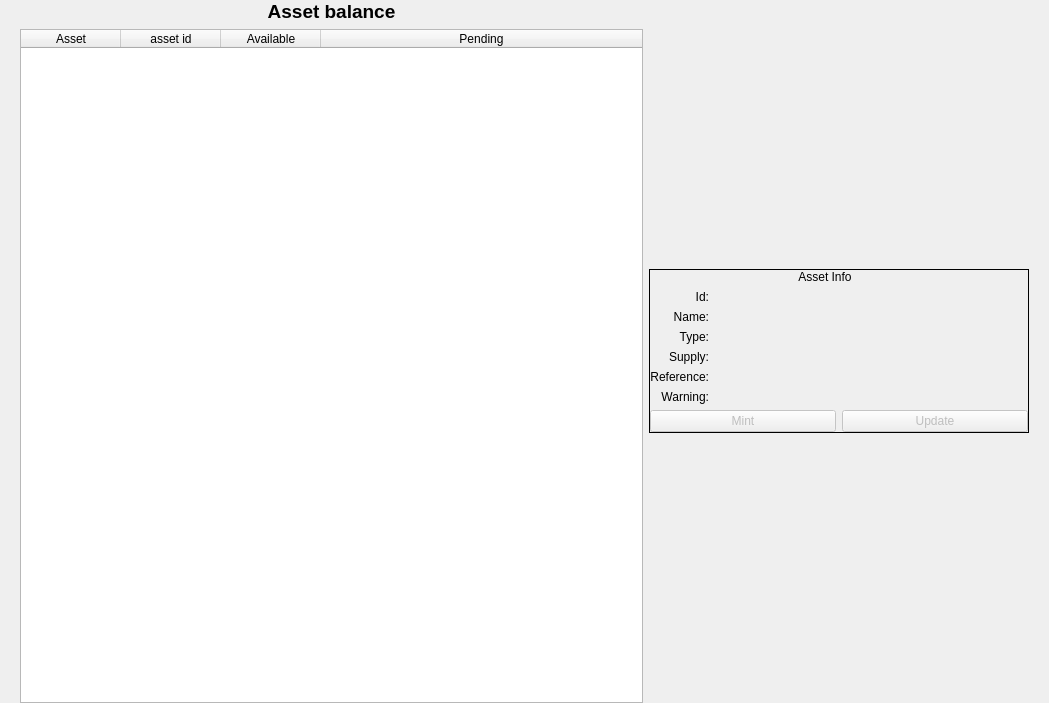
<?xml version="1.0" encoding="UTF-8"?>
<ui version="4.0">
 <class>AssetsDialog</class>
 <widget class="QWidget" name="AssetsDialog">
  <property name="geometry">
   <rect>
    <x>0</x>
    <y>0</y>
    <width>1049</width>
    <height>703</height>
   </rect>
  </property>
  <property name="windowTitle">
   <string>Form</string>
  </property>
  <layout class="QVBoxLayout" name="topLayout">
   <property name="leftMargin">
    <number>20</number>
   </property>
   <property name="topMargin">
    <number>0</number>
   </property>
   <property name="rightMargin">
    <number>20</number>
   </property>
   <property name="bottomMargin">
    <number>0</number>
   </property>
   <item>
    <layout class="QVBoxLayout" name="verticalLayout">
     <property name="bottomMargin">
      <number>0</number>
     </property>
     <item>
      <layout class="QGridLayout" name="gridLayout_3">
       <item row="1" column="0">
        <layout class="QHBoxLayout" name="horizontalLayout_2">
         <item>
          <layout class="QVBoxLayout" name="verticalLayout_4">
           <item>
            <spacer name="horizontalSpacer_2">
             <property name="orientation">
              <enum>Qt::Horizontal</enum>
             </property>
             <property name="sizeHint" stdset="0">
              <size>
               <width>40</width>
               <height>0</height>
              </size>
             </property>
            </spacer>
           </item>
           <item>
            <widget class="QLabel" name="label_filter_2">
             <property name="font">
              <font>
               <pointsize>14</pointsize>
               <bold>true</bold>
              </font>
             </property>
             <property name="text">
              <string>Asset balance</string>
             </property>
             <property name="alignment">
              <set>Qt::AlignCenter</set>
             </property>
            </widget>
           </item>
           <item>
            <widget class="QTableWidget" name="tableWidgetAssets">
             <property name="sizePolicy">
              <sizepolicy hsizetype="Expanding" vsizetype="Expanding">
               <horstretch>0</horstretch>
               <verstretch>0</verstretch>
              </sizepolicy>
             </property>
             <property name="editTriggers">
              <set>QAbstractItemView::NoEditTriggers</set>
             </property>
             <property name="alternatingRowColors">
              <bool>true</bool>
             </property>
             <property name="selectionMode">
              <enum>QAbstractItemView::SingleSelection</enum>
             </property>
             <property name="selectionBehavior">
              <enum>QAbstractItemView::SelectRows</enum>
             </property>
             <property name="sortingEnabled">
              <bool>true</bool>
             </property>
             <attribute name="horizontalHeaderStretchLastSection">
              <bool>true</bool>
             </attribute>
             <attribute name="verticalHeaderVisible">
              <bool>false</bool>
             </attribute>
             <column>
              <property name="text">
               <string>Asset</string>
              </property>
             </column>
             <column>
              <property name="text">
               <string>asset id</string>
              </property>
             </column>
             <column>
              <property name="text">
               <string>Available</string>
              </property>
             </column>
             <column>
              <property name="text">
               <string>Pending</string>
              </property>
             </column>
            </widget>
           </item>
          </layout>
         </item>
         <item>
          <layout class="QVBoxLayout" name="verticalLayout_5">
           <item>
            <widget class="QFrame" name="detailframe">
             <property name="enabled">
              <bool>true</bool>
             </property>
             <property name="sizePolicy">
              <sizepolicy hsizetype="Maximum" vsizetype="Maximum">
               <horstretch>0</horstretch>
               <verstretch>0</verstretch>
              </sizepolicy>
             </property>
             <property name="minimumSize">
              <size>
               <width>380</width>
               <height>0</height>
              </size>
             </property>
             <property name="maximumSize">
              <size>
               <width>16777215</width>
               <height>16777215</height>
              </size>
             </property>
             <property name="frameShape">
              <enum>QFrame::Panel</enum>
             </property>
             <layout class="QGridLayout" name="gridLayout_2">
              <property name="leftMargin">
               <number>0</number>
              </property>
              <property name="topMargin">
               <number>0</number>
              </property>
              <property name="rightMargin">
               <number>0</number>
              </property>
              <property name="bottomMargin">
               <number>0</number>
              </property>
              <item row="0" column="0">
               <layout class="QVBoxLayout" name="verticalLayout_6" stretch="0,0,0">
                <item>
                 <widget class="QLabel" name="assetinfolabel">
                  <property name="maximumSize">
                   <size>
                    <width>350</width>
                    <height>16777215</height>
                   </size>
                  </property>
                  <property name="text">
                   <string>Asset Info</string>
                  </property>
                  <property name="alignment">
                   <set>Qt::AlignCenter</set>
                  </property>
                 </widget>
                </item>
                <item>
                 <layout class="QGridLayout" name="gridLayout">
                  <item row="5" column="0">
                   <widget class="QLabel" name="errorLabel">
                    <property name="text">
                     <string>Warning:</string>
                    </property>
                    <property name="alignment">
                     <set>Qt::AlignRight|Qt::AlignTrailing|Qt::AlignVCenter</set>
                    </property>
                   </widget>
                  </item>
                  <item row="0" column="0">
                   <widget class="QLabel" name="label_6">
                    <property name="text">
                     <string>Id:</string>
                    </property>
                    <property name="alignment">
                     <set>Qt::AlignRight|Qt::AlignTrailing|Qt::AlignVCenter</set>
                    </property>
                   </widget>
                  </item>
                  <item row="3" column="1">
                   <widget class="QLabel" name="supplyTextLabel">
                    <property name="text">
                     <string notr="true"/>
                    </property>
                    <property name="alignment">
                     <set>Qt::AlignCenter</set>
                    </property>
                   </widget>
                  </item>
                  <item row="5" column="1">
                   <layout class="QHBoxLayout" name="horizontalLayout_3">
                    <item>
                     <widget class="QLabel" name="errorTextLabel">
                      <property name="text">
                       <string/>
                      </property>
                      <property name="alignment">
                       <set>Qt::AlignCenter</set>
                      </property>
                     </widget>
                    </item>
                   </layout>
                  </item>
                  <item row="3" column="0">
                   <widget class="QLabel" name="label_5">
                    <property name="text">
                     <string>Supply:</string>
                    </property>
                    <property name="alignment">
                     <set>Qt::AlignRight|Qt::AlignTrailing|Qt::AlignVCenter</set>
                    </property>
                   </widget>
                  </item>
                  <item row="1" column="0">
                   <widget class="QLabel" name="label_4">
                    <property name="text">
                     <string>Name:</string>
                    </property>
                    <property name="alignment">
                     <set>Qt::AlignRight|Qt::AlignTrailing|Qt::AlignVCenter</set>
                    </property>
                   </widget>
                  </item>
                  <item row="6" column="1">
                   <spacer name="horizontalSpacer">
                    <property name="orientation">
                     <enum>Qt::Horizontal</enum>
                    </property>
                    <property name="sizeHint" stdset="0">
                     <size>
                      <width>40</width>
                      <height>0</height>
                     </size>
                    </property>
                   </spacer>
                  </item>
                  <item row="1" column="1">
                   <widget class="QLabel" name="nameTextLabel">
                    <property name="text">
                     <string notr="true"/>
                    </property>
                    <property name="alignment">
                     <set>Qt::AlignCenter</set>
                    </property>
                    <property name="textInteractionFlags">
                     <set>Qt::LinksAccessibleByMouse|Qt::TextSelectableByMouse</set>
                    </property>
                   </widget>
                  </item>
                  <item row="0" column="1">
                   <widget class="QLabel" name="idTextLablel">
                    <property name="text">
                     <string notr="true"/>
                    </property>
                    <property name="alignment">
                     <set>Qt::AlignCenter</set>
                    </property>
                    <property name="textInteractionFlags">
                     <set>Qt::LinksAccessibleByMouse|Qt::TextSelectableByMouse</set>
                    </property>
                   </widget>
                  </item>
                  <item row="2" column="1">
                   <widget class="QLabel" name="typeLabel">
                    <property name="text">
                     <string/>
                    </property>
                    <property name="alignment">
                     <set>Qt::AlignCenter</set>
                    </property>
                   </widget>
                  </item>
                  <item row="2" column="0">
                   <widget class="QLabel" name="label_3">
                    <property name="text">
                     <string>Type:</string>
                    </property>
                    <property name="alignment">
                     <set>Qt::AlignRight|Qt::AlignTrailing|Qt::AlignVCenter</set>
                    </property>
                   </widget>
                  </item>
                  <item row="4" column="0">
                   <widget class="QLabel" name="referenceLabel">
                    <property name="text">
                     <string>Reference:</string>
                    </property>
                    <property name="alignment">
                     <set>Qt::AlignRight|Qt::AlignTrailing|Qt::AlignVCenter</set>
                    </property>
                   </widget>
                  </item>
                  <item row="4" column="1">
                   <widget class="QLabel" name="referenceDisplay">
                    <property name="text">
                     <string/>
                    </property>
                    <property name="alignment">
                     <set>Qt::AlignCenter</set>
                    </property>
                   </widget>
                  </item>
                 </layout>
                </item>
                <item>
                 <layout class="QHBoxLayout" name="horizontalLayout">
                  <property name="rightMargin">
                   <number>0</number>
                  </property>
                  <item>
                   <widget class="QPushButton" name="mintButton">
                    <property name="enabled">
                     <bool>false</bool>
                    </property>
                    <property name="text">
                     <string>Mint</string>
                    </property>
                   </widget>
                  </item>
                  <item>
                   <widget class="QPushButton" name="updateButton">
                    <property name="enabled">
                     <bool>false</bool>
                    </property>
                    <property name="text">
                     <string>Update</string>
                    </property>
                   </widget>
                  </item>
                 </layout>
                </item>
               </layout>
              </item>
             </layout>
            </widget>
           </item>
          </layout>
         </item>
        </layout>
       </item>
      </layout>
     </item>
    </layout>
   </item>
  </layout>
 </widget>
 <resources/>
 <connections/>
</ui>
